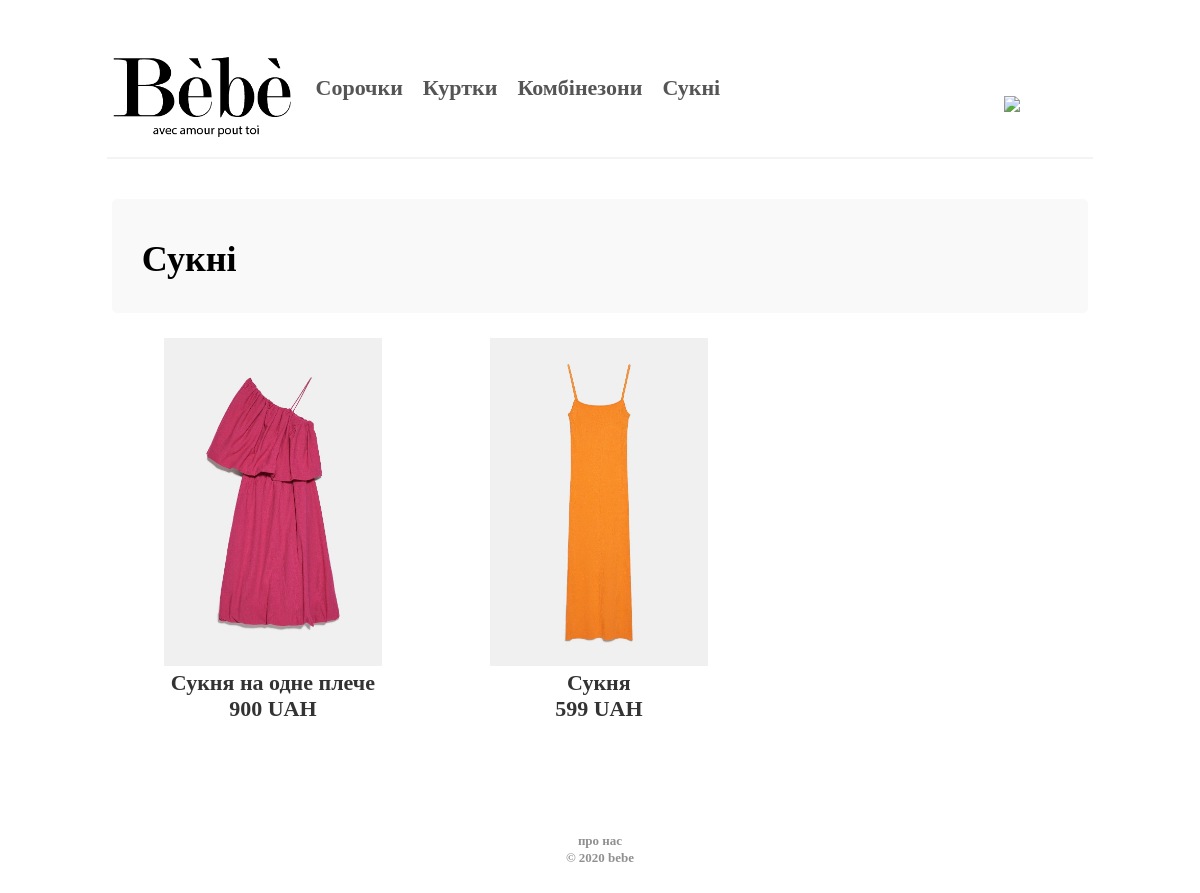
The page /dresses.php on the database its author committed.
### tables this page shows
CREATE TABLE `products_categories` (
  `id` int(10) UNSIGNED NOT NULL,
  `name` varchar(1024) DEFAULT NULL,
  `url` varchar(1024) DEFAULT NULL,
  `description` varchar(1024) DEFAULT NULL
);

CREATE TABLE `products` (
  `id` int(10) UNSIGNED NOT NULL,
  `rating` int(11) DEFAULT '0',
  `hit_sales` int(11) DEFAULT '0',
  `availability` int(11) DEFAULT NULL,
  `name` varchar(1024) NOT NULL,
  `price` int(11) NOT NULL,
  `img` varchar(1024) NOT NULL,
  `description` text,
  `category` int(11) NOT NULL DEFAULT '0'
);

### dresses.php (the view)
<?php require "elements/db.php";
$category_id = 5;
$row = mysqli_fetch_array(mysqli_query($connect,"SELECT * FROM products_categories WHERE id = '$category_id'"));
?>
<!DOCTYPE html>
<html>
<head>
  <?php require_once "elements/header.php";?>
</head>
<body>
  <?php require "elements/menu.php"; ?>
    <div id="rs_allpage">
        <div id="rs_body">
      <div style="display: flex; width: 100%; margin-top: 25px; text-align: left; -webkit-font-smoothing: antialiased;">
        <div style="background: #f9f9f9; border-radius: 5px; padding: 0px 30px 0px 30px; width: calc(100% - 60px);">
            <div style="font-family: 'Helvetica Neue', bold;  font-weight: bold; font-size: 36px; line-height: 42px; transform: uppercase; display: inline-block; width: 100%; z-index: 99999;">
              <p><?= $row['name'];?></p>
            </div>
        </div>
      </div>
  <?php
  $select = mysqli_query($connect,"SELECT * FROM products WHERE category='$category_id' AND availability='1' ORDER BY rating DESC");
    for($i = 0;$i < mysqli_num_rows($select);$i++){
      $row = mysqli_fetch_array($select);
      echo '<a href="/product.php?id='.$row['id'].'" >
      <div class="shop-product-list-1">
        <div class="shop-product-list-in" style="text-align: center; margin-bottom: 30px;">
          <img src="/files/'.$row['img'].'" style="padding: 25px 45px 0px 45px;width: 70%;">
          <div style="text-align: center;">
            <div style="font-weight: bold; font-size: 22px; line-height: 26px; vertical-align: middle;">
              '.$row['name'].' <br> '.$row['price'].' UAH
            </div>
          </div>
        </div>
      </div></a>';
  }
  ?>
</div>
    <?php require "elements/footer.php"; ?>
</div>
</body>
</html>

### elements/menu.php
<div style="width: 100%; ">
      <div id="rs_allpage" style="margin-top: 0px!important; padding-top: 15px;">
      <div style="margin: 10px 10px 0px 10px; padding: 0px 5px 15px 5px; vertical-align: top; border-bottom: 2px solid #f3f3f3;" class="mobile_menu">
        <div style="width: 90%; display: inline-block; height: 40px; margin-top: 9px; text-align: left;">
              <a href="/">
                <img width="180px" src="/files/logo.png">
              </a>
<?php
  $select = mysqli_query($connect,"SELECT * FROM products_categories ORDER BY id");
  for($i = 0;$i < mysqli_num_rows($select);$i++){
    $row_menu = mysqli_fetch_array($select);
  echo '<a style="vertical-align: bottom;" href="/'.$row_menu["url"].'"><div style="font-weight: bold; font-size: 22px; line-height: 20px;margin-bottom: 5%; margin-top: 4px; margin-left: 20px; color: #555; display: inline-block; vertical-align: top;" class="menu_infotext">'.$row_menu["name"].'</div></a>';
  }
  ?>
        </div>
         <div style="width: 9%; display: inline-block; height: 40px; margin-top: 9px; text-align: left;">
          <a href="/cart.php" style="vertical-align: bottom;">
            <img src="//spheresclothing.com/core/elements/basket-icon.svg" style="width: 32px;margin-bottom: 30%; margin-left: 10px; padding-right: 15px;">
          </a>
        </div>
      </div>
  </div></div>

### css/style.css (style rules this page uses)
a { text-decoration: none; color: #333; }
.mobile_menu { display: block; }
#rs_allpage { display: table; margin: 0 auto; margin-top: 15px; }
@media only screen and (min-width: 0px) { #rs_allpage { width: 100%; font-size: 15px; } }
@media only screen and (min-width: 0px) { #rs_body { padding: 0 15px 0px 15px; vertical-align: top; } }
@media only screen and (min-width: 0px) { .shop-product-list-in { margin: 0px 5px; } }
@media only screen and (min-width: 0px) { img { max-width: 100%; } }
#rs_allpage { width: 85%; }
.shop-product-list-1 { display: inline-block; vertical-align: top; width: 33%; }
body { -webkit-font-smoothing: antialiased; }
.menu_infotext { display: none!important; }
.menu_infotext { display: inline-block!important; }

### rows shown on the page
products_categories: name "Сорочки"
products_categories: name "Куртки"
products_categories: name "Комбінезони"
products_categories: name "Сукні"
products: img (picture), name "Сукня на одне плече", price "900"
products: img (picture), name "Сукня", price "599"
